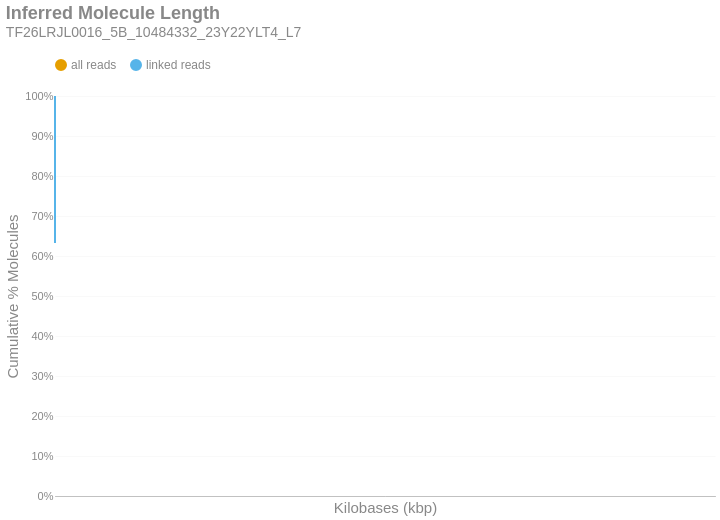

Notebook cell for this chart:
### Markdown cell above
### Inferred Molecule Length
This is the cumulative frequency distribution of molecule lengths inferred from the first and last alignment positions along a contig for all alignments associated with a single linked-read barcode on a given contig.There are two distributions: one with `all` the alignments (yellow) and another with only `linked reads` (blue). The percent of molecules in the `linked reads` distribution is relative to the total number of linked molecules.

### Code cell
if SKIPLR:
    print_html(f"Skipped")
else:
    binned_df = consolidated_hist(valids['length_inferred']/1000, mask, 10, True)
    binned_df = binned_df.with_columns(
        pl.when(pl.col('bin').cast(pl.Utf8) == '0').then(pl.lit('1')).otherwise(pl.col('bin').cast(pl.Utf8)).alias('bin')
    )
    with SafeRender(binned_df):
        (
            density_plot(binned_df, 'Inferred Molecule Length', samplename, 'inferredlen')
            .transform_calculate(bin_kb='datum.bin / 1000')
            .encode(
                x=alt.X('bin_kb:Q', title="Kilobases (kbp)").scale(type='log', padding=0).axis(labelAngle=-40),
                y=alt.Y('value:Q', title='Cumulative % Molecules')
                    .axis(format='%')
                    .stack(False)
                    .scale(domainMin=0, domainMax=1,padding=0),
                color=alt.Color("key:N").scale(domain = ["all reads", "linked reads"]),
                tooltip = [
                    alt.Tooltip("key:N", title = "Data Type"),
                    alt.Tooltip("range_label:N", title="Kilobases"),
                    alt.Tooltip("value:Q", format = ".2%", title="% Molecules (Cum.)")
                ]
            )
        ).display()

### Figure 1 — Vega-Lite specification as saved in the notebook (floating-point values rounded to 4 significant figures)
{"width": "container", "height": 400, "config": {"title": {"anchor": "start", "dy": -15, "fontSize": 18, "color": "#888888", "subtitleColor": "#888888", "subtitleFontSize": 14}, "arc": {"fill": "#0072B2"}, "axis": {"domainColor": "#888888", "domainWidth": 0.5, "gridWidth": 0.2, "grid": false, "titleFontWeight": 400, "titleFontSize": 15, "labelFontSize": 11, "labelColor": "#888888", "tickColor": "#888888", "tickWidth": 0.2, "titleColor": "#888888"}, "axisBand": {"grid": false}, "axisX": {"grid": true, "tickSize": 10, "domainCap": "round"}, "axisY": {"domain": false, "grid": true, "tickSize": 0, "domainCap": "round"}, "background": "transparent", "header": {"labelFontSize": 15, "labelColor": "#888888", "titleFontSize": 15, "titleFontWeight": 600, "titleColor": "#888888"}, "legend": {"labelFont": "sans-serif", "labelFontSize": 12, "labelColor": "#888888", "symbolSize": 100, "symbolType": "circle", "titleFontSize": 12, "titlePadding": 10, "titleColor": "#888888", "title": null, "orient": "top"}, "range": {"category": ["#E69F00", "#56B4E9", "#009E73", "#F0E442", "#0072B2", "#D55E00", "#CC79A7", "#000000"], "diverging": ["#cfe8f3", "#a2d4ec", "#73bfe2", "#46abdb", "#1696d2", "#12719e"]}, "area": {"fill": "#0072B2", "fillOpacity": 0.7, "line": true, "strokeOpacity": 0.7}, "line": {"color": "#0072B2", "stroke": "#0072B2", "strokeWidth": 2}, "trail": {"color": "#0072B2", "stroke": "#0072B2", "strokeWidth": 0, "size": 1}, "point": {"filled": true, "fillOpacity": 1.0, "size": 95}, "text": {"color": "#888888", "fontSize": 11, "align": "right", "fontWeight": 400, "size": 11}, "bar": {"fill": "#0072B2", "stroke": null}, "view": {"stroke": null, "continuousWidth": 660, "continuousHeight": 400}}, "data": {"name": "data-2fba981f5846bf85cd6b7d0c3fa3311e"}, "mark": {"type": "line", "interpolate": "monotone", "point": {"opacity": 0, "size": 275}}, "encoding": {"color": {"field": "key", "scale": {"domain": ["all reads", "linked reads"]}, "type": "nominal"}, "tooltip": [{"field": "key", "title": "Data Type", "type": "nominal"}, {"field": "range_label", "title": "Kilobases", "type": "nominal"}, {"field": "value", "format": ".2%", "title": "% Molecules (Cum.)", "type": "quantitative"}], "x": {"axis": {"labelAngle": -40}, "field": "bin_kb", "scale": {"type": "log", "padding": 0}, "title": "Kilobases (kbp)", "type": "quantitative"}, "y": {"axis": {"format": "%"}, "field": "value", "scale": {"domainMin": 0, "domainMax": 1, "padding": 0}, "stack": false, "title": "Cumulative % Molecules", "type": "quantitative"}}, "params": [{"name": "param_c36ac31b6afebe62", "select": {"type": "point", "fields": ["key"]}, "bind": "legend"}], "title": {"text": "Inferred Molecule Length", "subtitle": "TF26LRJL0016_5B_10484332_23Y22YLT4_L7"}, "transform": [{"fold": ["all reads (cumsum)", "linked reads (cumsum)"]}, {"calculate": "replace(datum.key, ' (cumsum)', '')", "as": "key"}, {"filter": {"param": "param_c36ac31b6afebe62"}}, {"calculate": "datum.bin / 1000", "as": "bin_kb"}], "usermeta": {"embedOptions": {"downloadFileName": "TF26LRJL0016_5B_10484332_23Y22YLT4_L7.inferredlen"}}, "$schema": "https://vega.github.io/schema/vega-lite/v6.4.1.json", "datasets": {"data-2fba981f5846bf85cd6b7d0c3fa3311e": [{"bin": "0.0", "interval": "0.0-10.0", "all reads": 0.8985, "linked reads": 0.6323, "all reads (cumsum)": 0.8985, "linked reads (cumsum)": 0.6323, "range_label": "0-9"}, {"bin": "10.0", "interval": "10.0-20.0", "all reads": 0.06165, "linked reads": 0.2228, "all reads (cumsum)": 0.9602, "linked reads (cumsum)": 0.8551, "range_label": "10-19"}, {"bin": "20.0", "interval": "20.0-30.0", "all reads": 0.02449, "linked reads": 0.08909, "all reads (cumsum)": 0.9847, "linked reads (cumsum)": 0.9442, "range_label": "20-29"}, {"bin": "30.0", "interval": "30.0-40.0", "all reads": 0.009664, "linked reads": 0.03509, "all reads (cumsum)": 0.9943, "linked reads (cumsum)": 0.9793, "range_label": "30-39"}, {"bin": "40.0", "interval": "40.0-50.0", "all reads": 0.004115, "linked reads": 0.01486, "all reads (cumsum)": 0.9984, "linked reads (cumsum)": 0.9942, "range_label": "40-49"}, {"bin": "50.0", "interval": "50.0-60.0", "all reads": 0.001071, "linked reads": 0.003993, "all reads (cumsum)": 0.9995, "linked reads (cumsum)": 0.9982, "range_label": "50-59"}, {"bin": "60.0", "interval": "60.0-70.0", "all reads": 0.0003175, "linked reads": 0.001187, "all reads (cumsum)": 0.9998, "linked reads (cumsum)": 0.9993, "range_label": "60-69"}, {"bin": "70.0", "interval": "70.0-80.0", "all reads": 0.0001112, "linked reads": 0.0004169, "all reads (cumsum)": 0.9999, "linked reads (cumsum)": 0.9998, "range_label": "70-79"}, {"bin": "80.0", "interval": "80.0-90.0", "all reads": 4.179e-05, "linked reads": 0.0001562, "all reads (cumsum)": 1.0, "linked reads (cumsum)": 0.9999, "range_label": "80-89"}, {"bin": "90.0", "interval": "90.0-100.0", "all reads": 1.551e-05, "linked reads": 5.829e-05, "all reads (cumsum)": 1.0, "linked reads (cumsum)": 1.0, "range_label": "90-99"}, {"bin": "100.0", "interval": "100.0-110.0", "all reads": 3.662e-06, "linked reads": 1.376e-05, "all reads (cumsum)": 1.0, "linked reads (cumsum)": 1.0, "range_label": "100-109"}, {"bin": "110.0", "interval": "110.0-120.0", "all reads": 8.617e-07, "linked reads": 3.238e-06, "all reads (cumsum)": 1.0, "linked reads (cumsum)": 1.0, "range_label": "110-119"}, {"bin": "120.0", "interval": "120.0-130.0", "all reads": 4.309e-07, "linked reads": 1.619e-06, "all reads (cumsum)": 1.0, "linked reads (cumsum)": 1.0, "range_label": "120-129"}, {"bin": "130.0", "interval": "130.0-140.0", "all reads": 4.309e-07, "linked reads": 1.619e-06, "all reads (cumsum)": 1.0, "linked reads (cumsum)": 1.0, "range_label": "130-139"}, {"bin": "140.0", "interval": "140.0-150.0", "all reads": 0.0, "linked reads": 0.0, "all reads (cumsum)": 1.0, "linked reads (cumsum)": 1.0, "range_label": "140-149"}, {"bin": "150.0", "interval": "150.0-160.0", "all reads": 2.154e-07, "linked reads": 8.096e-07, "all reads (cumsum)": 1.0, "linked reads (cumsum)": 1.0, "range_label": "150-159"}]}}
